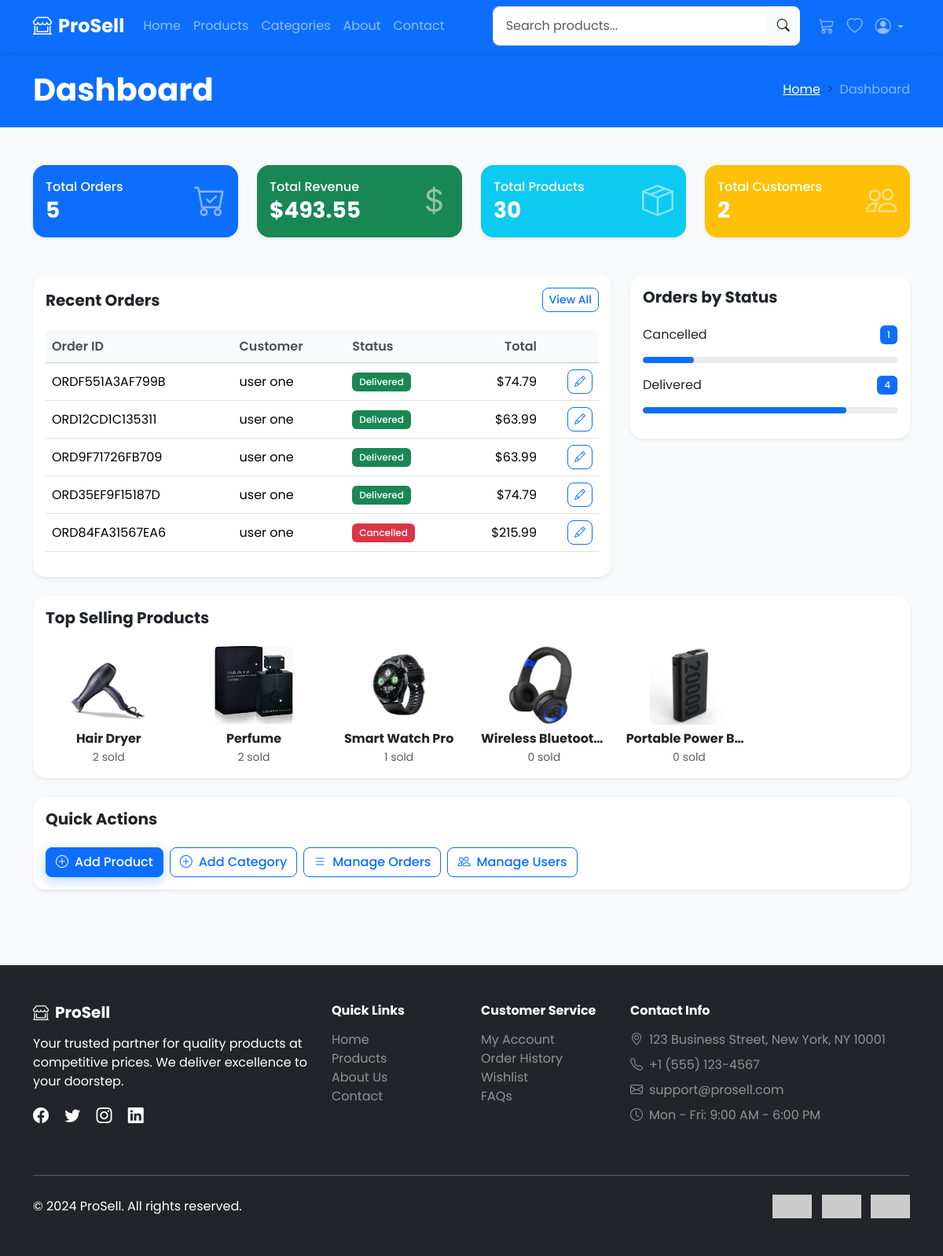
Page /dashboard/ (signed in) on the committed database.
### sales/models.py (models this page shows, shortened)
class Order(models.Model):
    STATUS_CHOICES = [
        ('pending', 'Pending'),
        ('processing', 'Processing'),
        ('shipped', 'Shipped'),
        ('delivered', 'Delivered'),
        ('cancelled', 'Cancelled'),
    ]
    PAYMENT_CHOICES = [
        ('cod', 'Cash on Delivery'),
        ('card', 'Credit/Debit Card'),
        ('paypal', 'PayPal'),
    ]
    order_id = models.CharField(max_length=20, unique=True, editable=False)
    customer = models.ForeignKey(Customer, on_delete=models.CASCADE, related_name='orders')
    status = models.CharField(max_length=20, choices=STATUS_CHOICES, default='pending')
    payment_method = models.CharField(max_length=20, choices=PAYMENT_CHOICES, default='cod')
    shipping_name = models.CharField(max_length=200)
    shipping_address = models.TextField()
    shipping_city = models.CharField(max_length=100)
    shipping_state = models.CharField(max_length=100)
    shipping_zip = models.CharField(max_length=20)
    shipping_phone = models.CharField(max_length=20)
    subtotal = models.DecimalField(max_digits=10, decimal_places=2)
    shipping_cost = models.DecimalField(max_digits=10, decimal_places=2, default=0.00)
    tax = models.DecimalField(max_digits=10, decimal_places=2, default=0.00)
    total = models.DecimalField(max_digits=10, decimal_places=2)
    tracking_number = models.CharField(max_length=100, blank=True)
    notes = models.TextField(blank=True)
    created_at = models.DateTimeField(auto_now_add=True)
    updated_at = models.DateTimeField(auto_now=True)
    class Meta:
        ordering = ['-created_at']

class Customer(models.Model):
    user = models.OneToOneField(User, on_delete=models.CASCADE, related_name='customer')
    phone = models.CharField(max_length=20, blank=True)
    address = models.TextField(blank=True)
    city = models.CharField(max_length=100, blank=True)
    state = models.CharField(max_length=100, blank=True)
    zip_code = models.CharField(max_length=20, blank=True)
    country = models.CharField(max_length=100, blank=True, default='USA')
    created_at = models.DateTimeField(auto_now_add=True)
    def __str__(self):
        return f"{self.user.first_name} {self.user.last_name}"

class Product(models.Model):
    category = models.ForeignKey(Category, on_delete=models.CASCADE, related_name='products')
    name = models.CharField(max_length=200)
    slug = models.SlugField(unique=True)
    description = models.TextField()
    price = models.DecimalField(max_digits=10, decimal_places=2)
    discount_price = models.DecimalField(max_digits=10, decimal_places=2, blank=True, null=True)
    stock = models.PositiveIntegerField(default=0)
    image = models.ImageField(upload_to='products/', blank=True, null=True)
    is_available = models.BooleanField(default=True)
    is_featured = models.BooleanField(default=False)
    created_at = models.DateTimeField(auto_now_add=True)
    updated_at = models.DateTimeField(auto_now=True)
    class Meta:
        ordering = ['-created_at']

### sales/views.py (the view)
# urls.py: path('dashboard/', views.dashboard, name='dashboard'),
@login_required
def dashboard(request):
    if not request.user.is_staff:
        return redirect('home')
    total_orders = Order.objects.count()
    total_revenue = Order.objects.aggregate(Sum('total'))['total__sum'] or 0
    total_products = Product.objects.count()
    total_customers = Customer.objects.count()
    recent_orders = Order.objects.all()[:10]
    top_products = Product.objects.annotate(
        total_sold=Sum('orderitem__quantity')
    ).order_by('-total_sold')[:5]
    orders_by_status = Order.objects.values('status').annotate(count=Count('id'))
    context = {
        'total_orders': total_orders,
        'total_revenue': total_revenue,
        'total_products': total_products,
        'total_customers': total_customers,
        'recent_orders': recent_orders,
        'top_products': top_products,
        'orders_by_status': orders_by_status,
    }
    return render(request, 'sales/dashboard.html', context)

### sales/cart.py (called while the page is built)
    def __len__(self):
        return sum(item['quantity'] for item in self.cart.values())

    def get_total_price(self):
        return sum(
            Decimal(item['price']) * item['quantity']
            for item in self.cart.values()
        )

### sales/context_processors.py (called while the page is built)
def cart_processor(request):
    cart = Cart(request)
    return {
        'cart': cart,
        'cart_count': len(cart),
        'cart_total': cart.get_total_price(),
    }

### templates/sales/dashboard.html (shortened to what this page needs)
{% extends 'base.html' %}
{% block content %}
<section class="bg-primary text-white py-4">
    <div class="container">
        <div class="row align-items-center">
            <div class="col-md-6">
                <h1 class="fw-bold mb-0">Dashboard</h1>
            </div>
            <div class="col-md-6">
                <nav aria-label="breadcrumb">
                    <ol class="breadcrumb mb-0 justify-content-md-end">
                        <li class="breadcrumb-item"><a href="{% url 'home' %}" class="text-white">Home</a></li>
                        <li class="breadcrumb-item active text-white-50" aria-current="page">Dashboard</li>
                    </ol>
                </nav>
            </div>
        </div>
    </div>
</section>
<section class="py-5">
    <div class="container">
        <div class="row g-4 mb-5">
            <div class="col-lg-3 col-md-6">
                <div class="card border-0 shadow-sm bg-primary text-white">
                    <div class="card-body">
                        <div class="d-flex justify-content-between align-items-center">
                            <div>
                                <h6 class="mb-1">Total Orders</h6>
                                <h3 class="fw-bold mb-0">{{ total_orders }}</h3>
                            </div>
                            <i class="bi bi-cart-check fs-1 opacity-50"></i>
                        </div>
                    </div>
                </div>
            </div>
            <div class="col-lg-3 col-md-6">
                <div class="card border-0 shadow-sm bg-success text-white">
                    <div class="card-body">
                        <div class="d-flex justify-content-between align-items-center">
                            <div>
                                <h6 class="mb-1">Total Revenue</h6>
                                <h3 class="fw-bold mb-0">${{ total_revenue|floatformat:2 }}</h3>
                            </div>
                            <i class="bi bi-currency-dollar fs-1 opacity-50"></i>
                        </div>
                    </div>
                </div>
            </div>
            <div class="col-lg-3 col-md-6">
                <div class="card border-0 shadow-sm bg-info text-white">
                    <div class="card-body">
                        <div class="d-flex justify-content-between align-items-center">
                            <div>
                                <h6 class="mb-1">Total Products</h6>
                                <h3 class="fw-bold mb-0">{{ total_products }}</h3>
                            </div>
                            <i class="bi bi-box-seam fs-1 opacity-50"></i>
                        </div>
                    </div>
                </div>
            </div>
            <div class="col-lg-3 col-md-6">
                <div class="card border-0 shadow-sm bg-warning text-white">
                    <div class="card-body">
                        <div class="d-flex justify-content-between align-items-center">
                            <div>
                                <h6 class="mb-1">Total Customers</h6>
                                <h3 class="fw-bold mb-0">{{ total_customers }}</h3>
                            </div>
                            <i class="bi bi-people fs-1 opacity-50"></i>
                        </div>
                    </div>
                </div>
            </div>
        </div>
        <div class="row">
            <div class="col-lg-8 mb-4">
                <div class="card border-0 shadow-sm">
                    <div class="card-body">
                        <div class="d-flex justify-content-between align-items-center mb-4">
                            <h5 class="fw-bold mb-0">Recent Orders</h5>
                            <a href="/admin/sales/order/" class="btn btn-outline-primary btn-sm">View All</a>
                        </div>
                        <div class="table-responsive">
                            <table class="table align-middle">
                                <thead class="table-light">
                                    <tr>
                                        <th>Order ID</th>
                                        <th>Customer</th>
                                        <th>Status</th>
                                        <th class="text-end">Total</th>
                                        <th></th>
                                    </tr>
                                </thead>
                                <tbody>
                                    {% for order in recent_orders %}
                                        <tr>
                                            <td>{{ order.order_id }}</td>
                                            <td>{{ order.customer }}</td>
                                            <td>
                                                <span class="badge bg-{% if order.status == 'delivered' %}success{% elif order.status == 'cancelled' %}danger{% elif order.status == 'shipped' %}info{% else %}warning{% endif %}">
                                                    {{ order.get_status_display }}
                                                </span>
                                            </td>
                                            <td class="text-end">${{ order.total }}</td>
                                            <td class="text-end">
                                                <a href="/admin/sales/order/{{ order.id }}/change/" class="btn btn-sm btn-outline-primary">
                                                    <i class="bi bi-pencil"></i>
                                                </a>
                                            </td>
                                        </tr>
                                    {% empty %}
                                        <tr>
                                            <td colspan="5" class="text-center">No orders yet</td>
                                        </tr>
                                    {% endfor %}
                                </tbody>
                            </table>
                        </div>
                    </div>
                </div>
            </div>
            <div class="col-lg-4 mb-4">
                <div class="card border-0 shadow-sm">
                    <div class="card-body">
                        <h5 class="fw-bold mb-4">Orders by Status</h5>
                        {% for status in orders_by_status %}
                            <div class="d-flex justify-content-between align-items-center mb-3">
                                <span>{{ status.status|title }}</span>
                                <span class="badge bg-primary">{{ status.count }}</span>
                            </div>
                            <div class="progress mb-3" style="height: 8px;">
                                <div class="progress-bar" role="progressbar" style="width: {% widthratio status.count total_orders 100 %}%"></div>
                            </div>
                        {% empty %}
                            <p class="text-muted">No data available</p>
                        {% endfor %}
                    </div>
                </div>
            </div>
        </div>
        <div class="row">
            <div class="col-12">
                <div class="card border-0 shadow-sm">
                    <div class="card-body">
                        <h5 class="fw-bold mb-4">Top Selling Products</h5>
                        <div class="row g-4">
                            {% for product in top_products %}
                                <div class="col-lg-2 col-md-4 col-6">
                                    <div class="text-center">
                                        <img src="{% if product.image %}{{ product.image.url }}{% else %}https://via.placeholder.com/100x100?text={{ product.name|urlencode }}{% endif %}"
                                             alt="{{ product.name }}" class="rounded mb-2" style="width: 100px; height: 100px; object-fit: cover;">
                                        <h6 class="fw-bold text-truncate mb-1">{{ product.name }}</h6>
                                        <p class="text-muted small mb-0">{{ product.total_sold|default:0 }} sold</p>
                                    </div>
                                </div>
                            {% empty %}
                                <div class="col-12 text-center">
                                    <p class="text-muted">No sales data available</p>
                                </div>
                            {% endfor %}
                        </div>
                    </div>
                </div>
            </div>
        </div>
        <div class="row mt-4">
            <div class="col-12">
                <div class="card border-0 shadow-sm">
                    <div class="card-body">
                        <h5 class="fw-bold mb-4">Quick Actions</h5>
                        <div class="d-flex flex-wrap gap-2">
                            <a href="/admin/sales/product/add/" class="btn btn-primary">
                                <i class="bi bi-plus-circle me-2"></i>Add Product
                            </a>
                            <a href="/admin/sales/category/add/" class="btn btn-outline-primary">
                                <i class="bi bi-plus-circle me-2"></i>Add Category
                            </a>
                            <a href="/admin/sales/order/" class="btn btn-outline-primary">
                                <i class="bi bi-list me-2"></i>Manage Orders
                            </a>
                            <a href="/admin/auth/user/" class="btn btn-outline-primary">
                                <i class="bi bi-people me-2"></i>Manage Users
                            </a>
                        </div>
                    </div>
                </div>
            </div>
        </div>
    </div>
</section>
{% endblock %}

### static/css/style.css (style rules this page uses)
body { font-family: 'Poppins', sans-serif; background-color: #f8f9fa; }
.btn { border-radius: 0.5rem; font-weight: 500; transition: all 0.3s ease; }
.btn-primary { box-shadow: 0 4px 15px rgba(13, 110, 253, 0.3); }
.card { border-radius: 1rem; transition: box-shadow 0.3s ease; }
.table { vertical-align: middle; }
.table th { font-weight: 600; color: #495057; }
.badge { font-weight: 500; padding: 0.5em 0.75em; }
.progress { border-radius: 1rem; background-color: #e9ecef; }
.progress-bar { border-radius: 1rem; }
.breadcrumb-item + .breadcrumb-item::before { content: ">"; }

### rows in the picture
Order: order_id "ORDF551A3AF799B", customer "user one", status "Delivered", total "74.79"
Order: order_id "ORD12CD1C135311", customer "user one", status "Delivered", total "63.99"
Order: order_id "ORD9F71726FB709", customer "user one", status "Delivered", total "63.99"
Order: order_id "ORD35EF9F15187D", customer "user one", status "Delivered", total "74.79"
Order: order_id "ORD84FA31567EA6", customer "user one", status "Cancelled", total "215.99"
Product: image (picture), name "Hair Dryer", total_sold "2"
Product: image+name (picture), name "Perfume", total_sold "2"
Product: image (picture), name "Smart Watch Pro", total_sold "1"
Product: image (picture), name "Wireless Bluetoot…", total_sold "0"
Product: image (picture), name "Portable Power Ba…", total_sold "0"

### other values in the picture
{{ total_orders }} "5"
{{ total_revenue|floatformat:2 }} "493.55"
{{ total_products }} "30"
{{ total_customers }} "2"
{{ status.status|title }} "Cancelled" "Delivered"
{{ status.count }} "1" "4"
